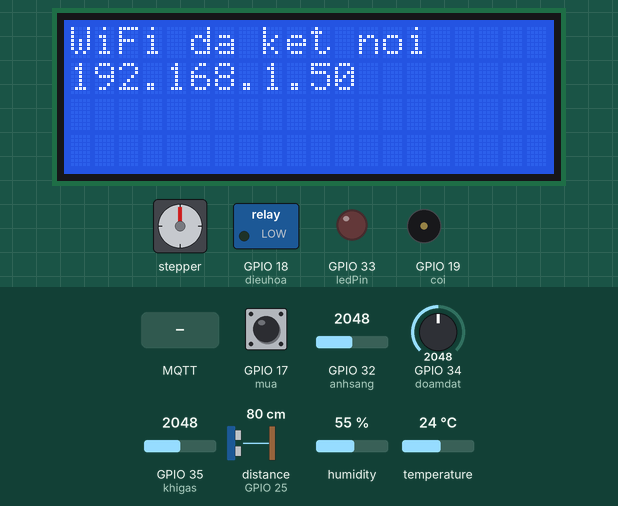
A program run on a simulated ESP32. Parts: stepper motor, 20×4 character LCD, switched loads named in the program (green lamp = pin HIGH), output pins drawn as LEDs (lit = HIGH), buzzer (waves = sounding, pin HIGH). Wiring (from diagram.json): ultrasonic range finder: trigger GPIO 26; echo GPIO 25; stepper motor driver (200 steps per turn assumed): step GPIO 14; direction GPIO 27. The inputs (shaded band) are chosen by the test bench; at power-on: temperature 24 °C, GPIO 17 (mua) HIGH, GPIO 32 (anhsang) = 2048, GPIO 34 (doamdat) = 2048, GPIO 35 (khigas) = 2048, distance to the obstacle (sensor on GPIO 25) 80 cm, humidity 55 %. The echo pulse lasts 58.3 µs per cm; WiFi joins after 1.5 s; servers stay silent unless stated; no MQTT or app messages arrive unless stated; pins used as bus, display or sensor lines are not drawn; what the program prints to the serial monitor is not drawn.

Above: at 2.8 s.
2.9 s: temperature set to 29.4 °C
7.2 s: temperature set to 30.5 °C
At 10.6 s:
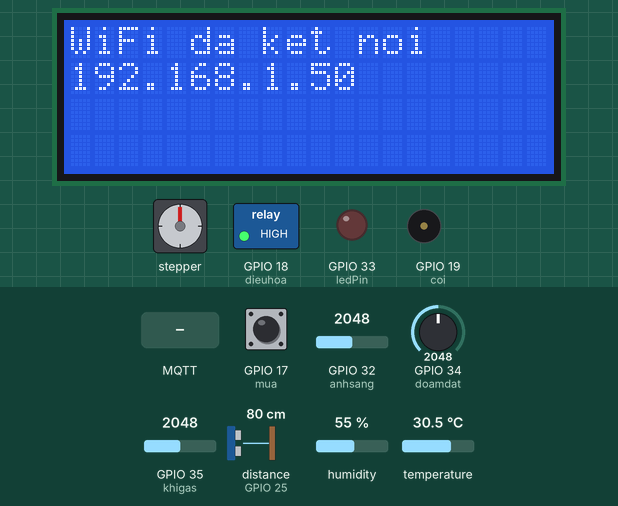
11.5 s: MQTT message "ON" arrives on the second subscribed topic
At 12.5 s:
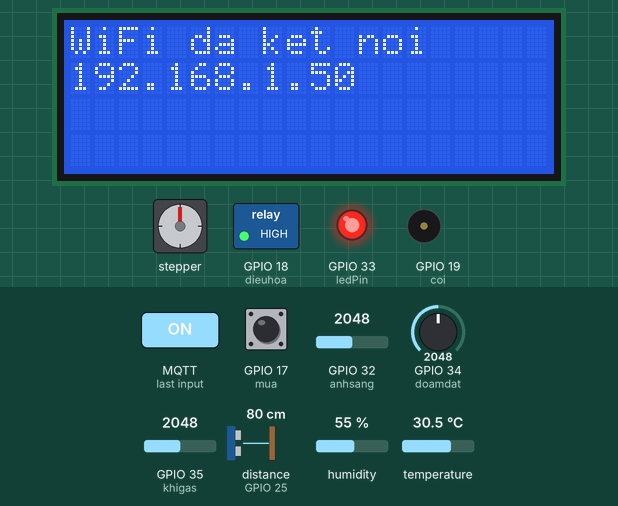
13.0 s: temperature set to 12 °C
At 15.2 s:
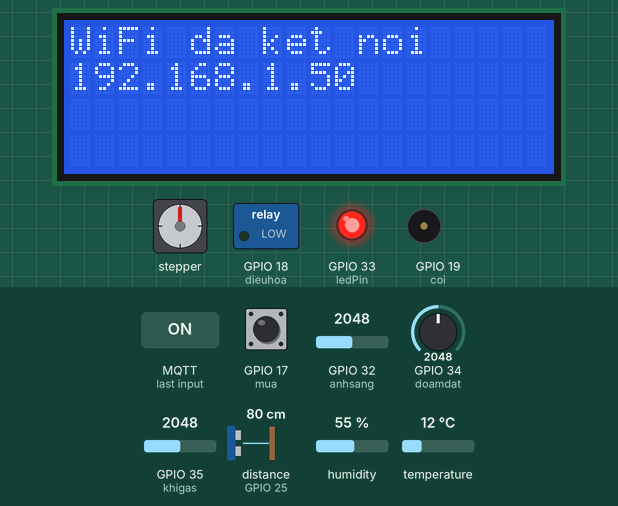
15.5 s: temperature set to 33 °C
At 18.7 s:
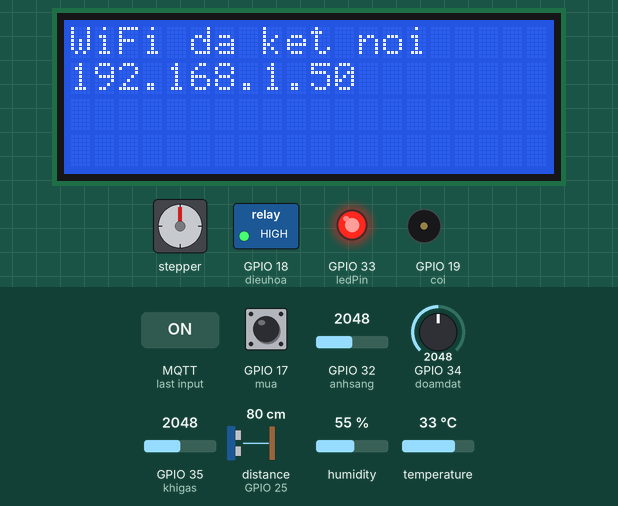
19.5 s: temperature set to 19 °C
At 23.3 s:
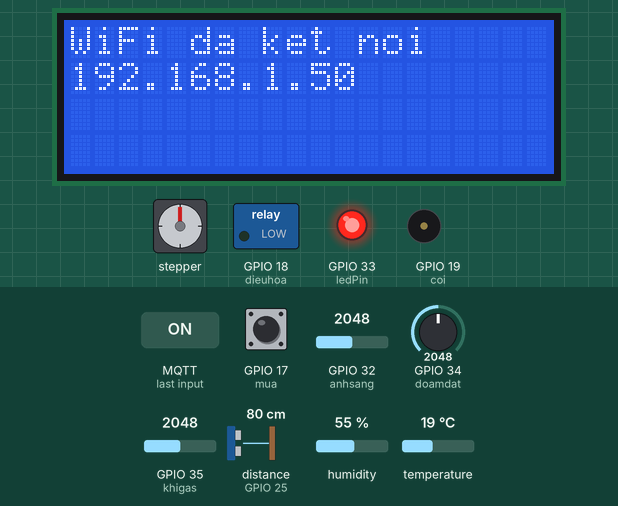
Timing chart, 0 to 24.5 s (numbered marks = the images above; inputs shaded):
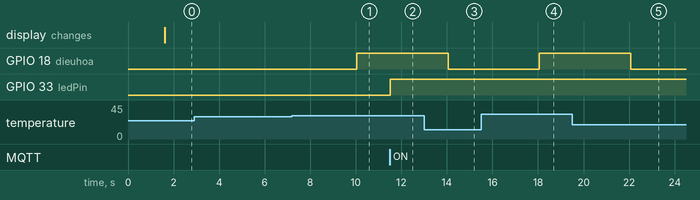

The program:

main.cpp
```cpp
#include <WiFi.h>
#include "PubSubClient.h"
#include <Wire.h>
#include <LiquidCrystal_I2C.h>
#include "DHT.h"
#include <ArduinoJson.h>

const char *MQTTServer = "broker.emqx.io";
const char *MQTT_Topic = "HeThongNhaThongMinh";

// Tạo ID ngẫu nhiên tại: https://www.guidgen.com/
const char *MQTT_ID = "c868b704-fd6b-44b0-8e69-b6da2c63496b";
int Port = 1883;

WiFiClient espClient;
PubSubClient client(espClient);

// Khai báo lcd
LiquidCrystal_I2C lcd(0x27, 20, 4); // Địa chỉ I2C phổ biến là 0x27 hoặc 0x3F

// Khai báo chân
// Trang
#define DHTPIN 23     // Cảm biến dht22
#define DHTTYPE DHT22 // Loại cảm biến
DHT dht(DHTPIN, DHTTYPE);
#define khigas 35 // Cảm biến mq-2
// Tân
#define echoPin 25 // Cảm biến hcsr-04
#define trigPin 26
#define anhsang 32 // Cảm biến ldr
// Việt
#define doamdat 34 // Cảm biến độ ẩm đất (potentiometer)
#define mua 17     // Cảm biến mưa (button)

// Khai bán chân thiết bị
// Trang
#define dieuhoa 18 // Máy điều hòa (relay module)
#define coi 19     // Buzzer
// Việt
#define dirPin 2 // Motor tưới nước(Stepper)
#define stepPin 0
#define sleepPin 4
#define resetPin 16
#define maiche 15 // Servo
// Tân
#define ledPin 33 // Đèn
#define dirPin 27 // Motor bơm nước hồ bơi(Stepper)
#define stepPin 14
#define sleepPin 12
#define resetPin 13

bool automodeDht = true;

void WIFIConnect()
{
  Serial.println("Connecting to SSID: Wokwi-GUEST");
  WiFi.begin("Wokwi-GUEST", "");
  while (WiFi.status() != WL_CONNECTED)
  {
    delay(500);
    Serial.print(".");
  }
  Serial.println("");
  Serial.print("WiFi connected");
  Serial.print(", IP address: ");
  Serial.println(WiFi.localIP());
}

void MQTT_Reconnect()
{
  while (!client.connected())
  {
    if (client.connect(MQTT_ID))
    {
      Serial.print("MQTT Topic: ");
      Serial.print(MQTT_Topic);
      Serial.print(" connected");
      client.subscribe(MQTT_Topic);
      client.subscribe("HeThongNhaThongMinh/DHT22/Control/AC");
      client.subscribe("HeThongNhaThongMinh/DHT22/Control/AC");
      client.subscribe("HeThongNhaThongMinh/DHT22/Control/automodeDht");
      Serial.println("");
    }
    else
    {
      Serial.print("failed, rc=");
      Serial.print(client.state());
      Serial.println(" try again in 5 seconds");
      delay(5000);
    }
  }
}

void callback(char *topic, byte *message, unsigned int length)
{
  Serial.print("Message arrived on topic: ");
  Serial.println(topic);
  Serial.print("Message: ");
  String stMessage;

  for (int i = 0; i < length; i++)
  {
    Serial.print((char)message[i]);
    stMessage += (char)message[i];
  }
  Serial.println();

  if (String(topic) == "HeThongNhaThongMinh/DHT22/Control/AC")
  {
    if (stMessage == "ON")
    {
      digitalWrite(dieuhoa, HIGH);
      digitalWrite(ledPin, HIGH);
    }
    else if (stMessage == "OFF")
    {
      digitalWrite(dieuhoa, LOW);
      digitalWrite(ledPin, LOW);
    }
  }

  if (String(topic) == "HeThongNhaThongMinh/DHT22/Control/automodeDht")
  {
    if (stMessage == "ON")
    {
      automodeDht = true;
      Serial.println("Chuc nang tu dong da duoc bat");
    }
    else if (stMessage == "OFF")
    {
      automodeDht = false;
      Serial.println("Chuc nang tu dong da duoc tat");
    }
  }
}

void setup()
{
  Serial.begin(115200);

  // Khởi tạo LCD
  lcd.init();
  lcd.backlight();
  lcd.setCursor(0, 0);
  lcd.print("Dang ket noi WiFi");

  // Kết nối WiFi và MQTT
  WIFIConnect();
  client.setServer(MQTTServer, Port);
  client.setCallback(callback);

  // Khởi tạo các chân thiết bị và cảm biến

  // Trang
  dht.begin();
  pinMode(dieuhoa, OUTPUT);
  pinMode(coi, OUTPUT);

  // Tân
  pinMode(echoPin, INPUT);
  pinMode(trigPin, OUTPUT);
  pinMode(anhsang, INPUT);
  pinMode(ledPin, OUTPUT);

  pinMode(27, OUTPUT); // dirPin - motor hồ bơi
  pinMode(14, OUTPUT); // stepPin
  pinMode(12, OUTPUT); // sleepPin
  pinMode(13, OUTPUT); // resetPin

  // Việt
  pinMode(doamdat, INPUT);
  pinMode(mua, INPUT);
  pinMode(dirPin, OUTPUT); // motor tưới cây
  pinMode(stepPin, OUTPUT);
  pinMode(sleepPin, OUTPUT);
  pinMode(resetPin, OUTPUT);
  pinMode(maiche, OUTPUT); // servo

  // Thông báo lên LCD
  lcd.clear();
  lcd.setCursor(0, 0);
  lcd.print("WiFi da ket noi");
  lcd.setCursor(0, 1);
  lcd.print(WiFi.localIP());
}

void loop()
{
  delay(10);
  if (!client.connected())
  {
    MQTT_Reconnect();
  }
  client.loop();

  static unsigned long lastSend = 0;
  if (millis() - lastSend > 2000)
  {
    lastSend = millis();

    float nhietdo = dht.readTemperature();
    float doam = dht.readHumidity();
    int mq2_value = analogRead(khigas);
    int ldr_value = analogRead(anhsang);
    int doamdat_value = analogRead(doamdat);
    int trangthai_mua = digitalRead(mua); // 0: có mưa, 1: không mưa (nút nhấn)

    // Đo khoảng cách từ HC-SR04
    digitalWrite(trigPin, LOW);
    delayMicroseconds(2);
    digitalWrite(trigPin, HIGH);
    delayMicroseconds(10);
    digitalWrite(trigPin, LOW);
    long duration = pulseIn(echoPin, HIGH);
    float khoangcach = duration * 0.034 / 2;

    // Kiểm tra nhiệt độ và điều khiển điều hòa
    if (!isnan(nhietdo) && automodeDht)
    {
      if (nhietdo > 30)
      {
        digitalWrite(dieuhoa, HIGH);
        Serial.println("Dieu hoa dang bat");
      }
      else
      {
        digitalWrite(dieuhoa, LOW);
        Serial.println("Dieu hoa dang tat");
      }
    }

    if (!isnan(nhietdo) && !isnan(doam))
    {
      Serial.print("Nhiet do: ");
      Serial.print(nhietdo);
      Serial.print(" *C, ");
      Serial.print("Do am: ");
      Serial.print(doam);
      Serial.print(" %, ");
      Serial.print("Khi gas: ");
      Serial.print(mq2_value);
      Serial.print(", ");
      Serial.print("Cuong do anh sang: ");
      Serial.print(ldr_value);
      Serial.print(", ");
      Serial.print("Do am dat: ");
      Serial.print(doamdat_value);
      Serial.print(", ");
      Serial.print("Khoang cach: ");
      Serial.print(khoangcach);
      Serial.print(" cm, ");
      Serial.print("Mua: ");
      Serial.println(trangthai_mua);

      // Tạo JSON để gửi đi
      StaticJsonDocument<512> doc;
      doc["nhietdo"] = nhietdo;
      doc["doam"] = doam;
      doc["khigas"] = mq2_value;
      doc["anhsang"] = ldr_value;
      doc["doamdat"] = doamdat_value;
      doc["khoangcach"] = khoangcach;
      doc["mua"] = trangthai_mua;
      doc["automodeDht"] = automodeDht;

      char buffer[256];
      serializeJson(doc, buffer);
      client.publish(MQTT_Topic, buffer);
    }
    else
    {
      Serial.println("Doc du lieu that bai!");
    }
  }
}
```

Measured:
- the behaviour switches between 30 and 30.1 °C on temperature (found by bisection; images 0 and 1)
- after the input at 2.9 s, every drawn part: stays the same
- after the input at 7.2 s, GPIO 18 (dieuhoa): LOW → HIGH after 2.8 s
- after the input at 11.5 s, GPIO 33 (ledPin): LOW → HIGH at once
- after the input at 13.0 s, GPIO 18 (dieuhoa): HIGH → LOW after 1.1 s
- after the input at 15.5 s, GPIO 18 (dieuhoa): LOW → HIGH after 2.6 s
- after the input at 19.5 s, GPIO 18 (dieuhoa): HIGH → LOW after 2.6 s
